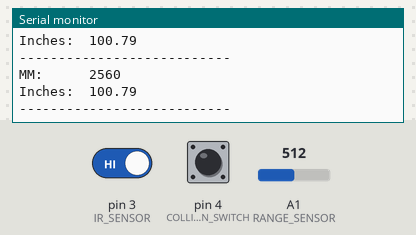
Recording of a sketch running on a simulated Arduino Uno, built with avr-gcc and run on an emulated ATmega328P. On the bench: the last lines printed to the serial monitor. The test bench sets the inputs (shaded band); at power-on: pin 3 (IR_SENSOR) HIGH, pin 4 (COLLISION_SWITCH) HIGH, A1 (RANGE_SENSOR) = 512.

Above: at 1.8 s.
1.9 s: pin 3 (IR_SENSOR) driven LOW
4.5 s: pin 4 (COLLISION_SWITCH) pulled LOW for 1.2 s
7.2 s: A1 (RANGE_SENSOR) set to 716
At 8.5 s:
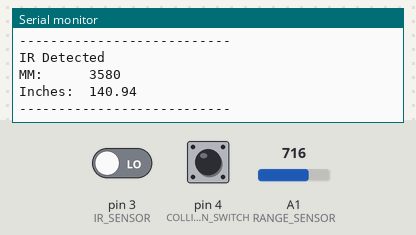
8.7 s: A1 (RANGE_SENSOR) set to 900
At 9.8 s:
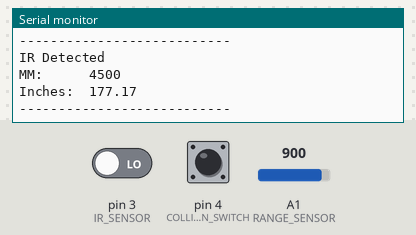
Timing chart, 0 to 11.2 s (numbered marks = the images above; inputs shaded):
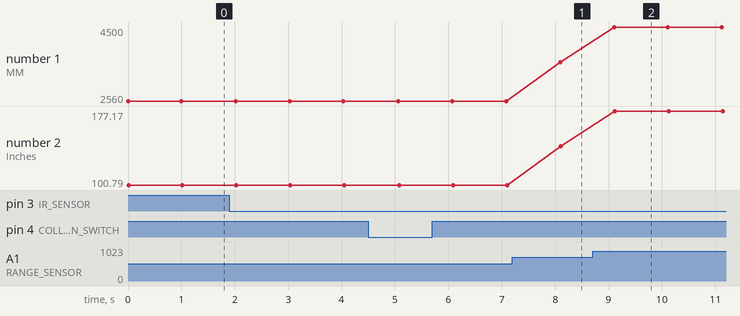

Measured:
- after the input at 7.2 s, the serial monitor: prints a new line after 0.89 s (image 1)
- after the input at 8.7 s, the serial monitor: prints a new line after 0.40 s (image 2)
- plotted number 1: 2560 → 3580 after the input at 7.2 s, 3580 → 4500 after the input at 8.7 s
- plotted number 2: 100.79 → 140.94 after the input at 7.2 s, 140.94 → 177.17 after the input at 8.7 s

The sketch:

Chapter_10_sketch.ino
```cpp
#define COLLISION_SWITCH 4
#define IR_SENSOR 3
#define RANGE_SENSOR A1

void setup() {
  // put your setup code here, to run once:
  Serial.begin(9600);
  pinMode(COLLISION_SWITCH, INPUT);
  pinMode(IR_SENSOR, INPUT);
}

void loop() {
  // put your main code here, to run repeatedly:
  int collisionValue = digitalRead(COLLISION_SWITCH);
  if (isnan(collisionValue)) {
    Serial.println(" Failed to read collision sensor");
    return;
  }
  if (collisionValue == LOW) {
    Serial.println("Collision Detected");
  }

  int irValue = digitalRead(IR_SENSOR);
  if (isnan(irValue)) {
    Serial.println(" Failed to read infrared sensor");
    return;
  }
  if (irValue == LOW) {
    Serial.println("IR Detected");
  }

  int anVolt = analogRead(RANGE_SENSOR);
  if (isnan(anVolt)) {
    Serial.println(" Failed to read range sensor");
    return;
  }
  int mm = anVolt*5;
  float inch = mm/25.4;
  Serial.print("MM:      ");
  Serial.println(mm);
  Serial.print("Inches:  ");
  Serial.println(inch);
  Serial.println("---------------------------");
  delay(1000);
}
```
